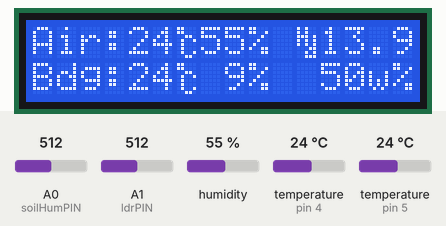
Recording of a sketch running on a simulated Arduino Uno, built with avr-gcc and run on an emulated ATmega328P. On the bench: 16×2 character LCD. Inputs (shaded band) come from the test bench; at power-on: temperature (sensors on pin 4, pin 5) 24 °C, A0 (soilHumPIN) = 512, A1 (ldrPIN) = 512, humidity 55 %. WiFi joins after 1.5 s; servers stay silent unless stated; no MQTT or app messages arrive unless stated; what the sketch prints to the serial monitor is not drawn.

Above: at 6.7 s.
6.8 s: temperature (sensor on pin 4) set to 10.4 °C
At 7.6 s:
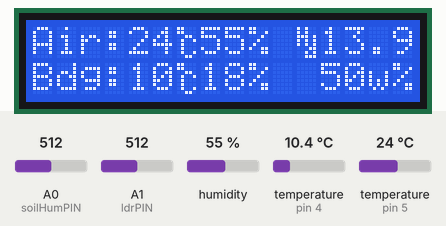
9.4 s: temperature (sensor on pin 4) set to 9.4 °C
At 13.9 s:
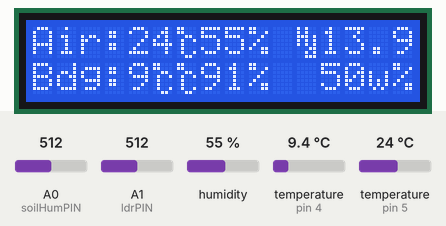
14.1 s: temperature (sensor on pin 5) set to 10.4 °C
At 16.1 s:
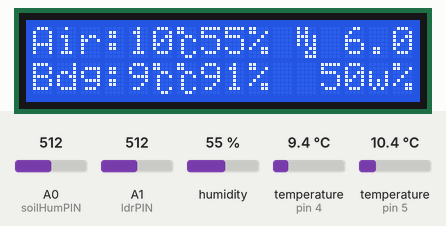
17.2 s: temperature (sensor on pin 5) set to 9.2 °C
At 18.8 s:
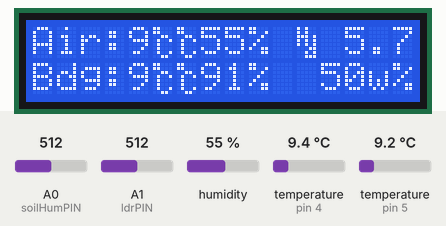
19.5 s: A0 (soilHumPIN) set to 455
At 20.9 s:
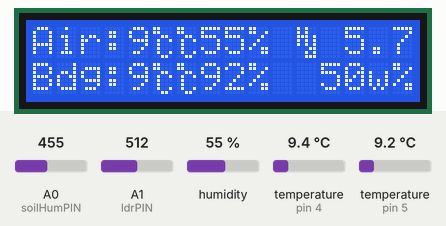
22.6 s: A0 (soilHumPIN) set to 428
At 28.0 s:
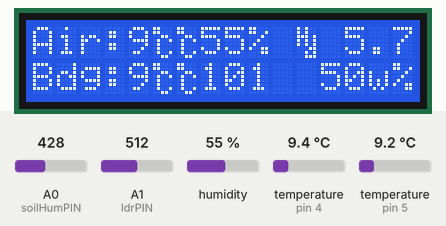
Timing chart, 0 to 29.5 s (numbered marks = the images above; inputs shaded):
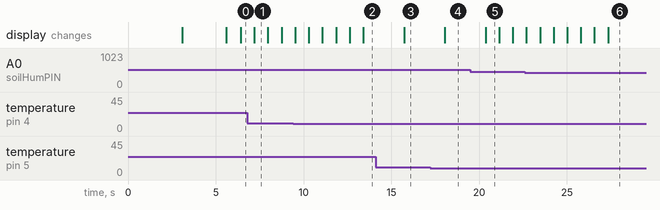

Measured:
- the behaviour switches between 10 and 9.9 °C on temperature (sensor on pin 4) (found by bisection; images 1 and 2)
- the behaviour switches between 10 and 9.9 °C on temperature (sensor on pin 5) (found by bisection; images 3 and 4)
- the behaviour switches between 443 and 442 on A0 (soilHumPIN) (found by bisection; images 5 and 6)
- after the input at 9.4 s, the display: first changes after 0.12 s (image 2 shows a later state)
- after the input at 14.1 s, the display: changes after 1.6 s (image 3)
- after the input at 17.2 s, the display: changes after 0.85 s (image 4)
- after the input at 19.5 s, the display: changes after 0.87 s (image 5)

The sketch:

TEMP_WIFI_MQTT.ino
```cpp
//ESP8266과 Arduino통신을 소프트시리얼로 이루어짐--------------------------
#include <SoftwareSerial.h>
SoftwareSerial ESPSerial(6, 7); //(RX,TX)

//ESP-01 선언부--------------------------------------------------------
#include <WiFiEsp.h>
#include <WiFiEspClient.h>
#define speed8266 9600
#define HARDWARE_RESET 8

//MQTT 이용 데이터 전송
#include <PubSubClient.h>
WiFiEspClient esp8266Client;
PubSubClient mqtt_client(esp8266Client);
/*
//CO2 센서를 위한 코드삽입 MH-Z19B---------------------------------------
//MHZ19라이브러리가 너무 광범위하고 난삽하게 작성되어서 기본만 여기에서 구현하도록 한다.
//유저는 PWM을 읽는 함수를 짜거나
//Analog input을 이용하여 유저 함수를 만드는 것이 더욱 유리하다.
#include <MHZ19pwmppm.h>
MHZ19 *mhz19_pwm = new MHZ19(CO2_pwmpin);

#define CO2_pwmpin 3
#define CO2interval 5 //5초만에 새로운 값을 읽도록 한다. 5초 동안은 그대로 이전 값을 유지한다.
#define PWM_PIN 3
#define CO2_ANALOG_PIN A3 //아날로그 핀 3번으로 CO2 데이터를 읽는다.
int CO2ppm = 0;     //CO2 센서를 위한 변수
unsigned int CO2pwm=0;
*/
byte mac[6];

/*// Blynk----------------------------------------------------------------------
//#include <BlynkSimpleStream.h>
//#define BLYNK_PRINT Serial
/* You should get Auth Token in the Blynk App.
   Go to the Project Settings (nut icon).
//char auth[] = "nUuT4bvqJiIDhVWKCm7wBI0u1a7I8UBZ";
*/

// LCD 1602A-------------------------------------------------------------------
#include <LiquidCrystal.h>
#define rs  16
#define en  9
#define d4  10
#define d5  11
#define d6  12
#define d7  13
LiquidCrystal lcd(rs, en, d4, d5, d6, d7);
byte customChar[] = {
  B11000,  B11000,  B00110,  B01001,  B01000,  B01000,  B01001,  B00110
};
byte HD[] = {
  B10100,  B10100,  B11101,  B10101,  B10101,  B00011,  B00101,  B00111
};

//수분부족분 계산
String HD_VPD;

//DHT--------------------------------------------------------------------------
#include <DHT.h>
#include <stdlib.h>
#define pinoDHT  5
int tipoDHT =  DHT22;
DHT dht(pinoDHT, tipoDHT);
int airTemp = 0;
int airHum = 0;

// DS18B20----------------------------------------------------------------------
#include <OneWire.h>
#include <DallasTemperature.h>
#define ONE_WIRE_BUS 4 // DS18B20 on pin D4
OneWire oneWire(ONE_WIRE_BUS);
DallasTemperature DS18B20(&oneWire);
int soilTemp = 0;

// LDR (Light)------------------------------------------------------------------
#define ldrPIN 1      //analog pin 1
int light = 0;
int analight = 0;

// Soil humidity----------------------------------------------------------------
#define soilHumPIN 0  //analog pin 0
int soilHum = 0;
int analHum = 0;

// Variables to be used with Actuators------------------------------------------
boolean pump = 0;
boolean lamp = 0;

int spare = 0; //Field 8
//------------------------------------------------------------------------------

String infoString = "AT+CIPSEND=133";
String dataString1;
String dataString2;
String dataString3;

//int state = STATE_IDLE; //프로그램 상태

boolean error;


// Variables to be used with timers----------------------------------------------
unsigned long writeTimingSeconds = 3; // ==> Define Sample time in seconds to send data
unsigned long startWriteTiming = 0;
unsigned long elapsedWriteTime = 0;


//함수 선언부-----------------------------------------------------------------------
String VPD(float temp, float rh);


//퀘리를 이용한 평균값---------------------------------
//이곳의 위치는 전역변수(global variables)-------------
const int querryCount = 10;
int averagesoilHum[querryCount];

/*
//CO2센서를 CO2interval 단위로 읽기위한 변수 설정----------------
unsigned long lastReadTimingCO2 = 0;
*/
unsigned int getPpmPWM(int _PIN){
  unsigned long th, tl;
  unsigned int ppm=0;

  th = (pulseIn(_PIN, HIGH,3500000)/1000);
  ppm = 2000*(th-2)/1000;
  return ppm;
}

#define ssid "FarmMain5G"
#define password "wweerrtt"

#define WIFI_SSID   "KT_GiGA_08C8"
#define WIFI_PW     "cf05zc0562"
#define MQTT_BROKER_ADDR  "172.30.1.28"
#define MQTT_BROKER_PORT  1883
#define MQTT_ID   "farmmain5g"
#define MQTT_PW   "eerrtt"
#define MQTT_USER   "NRSRY"
int status = WL_IDLE_STATUS;   // the Wifi radio's status
char publish_msg[16];

//온도 습도 보정값 ------------------------------------------------------
#define calib_soilTemp 0
#define calib_airTemp 0
#define calib_airHum 0

//토양센서 보정값
//2cm 물 깊이에서의 값 humA2
//7cm 물 깊이에서의 값 humA7
#define humA2 850
#define humA7 525

//Test situation
#define DURATION 1000

/********* Read Sensors value *************/

void readSensors(void)
{
  airTemp = dht.readTemperature() + calib_airTemp;
  airHum = dht.readHumidity()+ calib_airHum;

  DS18B20.requestTemperatures();
  soilTemp = DS18B20.getTempCByIndex(0) + calib_soilTemp ; // Sensor 0 will capture Soil Temp in Celcius
                                              // 보정값 1.5도
  analight = analogRead(ldrPIN);
  light = map(analight, 0, 1023, 0, 100); //LDRDark:0  ==> dark 100%


  /*
  토양수분을을 비선형으로 하기로 하였으니 아래 선형 코드는 무시
  analHum = analogRead(soilHumPIN);
  soilHum = map(analHum, 660, 300, 0, 100);  //건조할때 660, 물속일때 300
  */

  //토양수분율의 비선형 조사표. 이 결정은 센서버저 1.2 기준으로 작성함
  // analHum == 1000, soilHum=0, ~ analHum == 850, soilHum = 10
  // analHum == 850, soilHum=10, ~analHum == 525, soilHum = 90
  // analHum == 525, soilHum=90, ~analHum == 450, soilHum = 100
  analHum = analogRead(soilHumPIN);
  if(analHum > humA2)
    soilHum = map(analHum, 1000, humA2, 0, 10);
  else if (analHum > humA7)
    soilHum = map(analHum, humA2, humA7, 10, 90);
  else
    soilHum = map(analHum, humA7, 450, 90, 100);


  HD_VPD = VPD((float)airTemp, (float)airHum);
}


//VPD 수분부족분 계산 온도와 상대습도를 기준으로------------------------------
String VPD(float temp, float rh){
  float es;
  float HD; //humidity deficience
  String sVPD;

  es = 6.11*pow(10,(7.5*temp/(237.3+temp)));
  HD = es*(1-rh/100);
  sVPD=String(HD+0.5,1);

  return sVPD;
}

void init_MQTT_ESP01()
{
  WiFi.init(&ESPSerial);
  // check for the presence of the shield
    if (WiFi.status() == WL_NO_SHIELD) {
        Serial.println("WiFi shield not present");
    // don't continue
    while (true);
    }
  // attempt to connect to WiFi network
    while ( status != WL_CONNECTED) {
       Serial.print("Attempting to connect to WPA SSID: ");
       Serial.println(WIFI_SSID);
       // Connect to WPA/WPA2 network
       status = WiFi.begin(WIFI_SSID, WIFI_PW);
    }
  // you're connected now, so print out the data
    Serial.println("You're connected to the network");
    Serial.print("IP address: ");
    Serial.println(WiFi.localIP());
    Serial.print("MAC address = ");
    // Display MAC Address
        WiFi.macAddress(mac);
        Serial.print(mac[5],HEX);
        Serial.print(":");
        Serial.print(mac[4],HEX);
        Serial.print(":");
        Serial.print(mac[3],HEX);
        Serial.print(":");
        Serial.print(mac[2],HEX);
        Serial.print(":");
        Serial.print(mac[1],HEX);
        Serial.print(":");
        Serial.println(mac[0],HEX);

        mqtt_client.setServer(MQTT_BROKER_ADDR, MQTT_BROKER_PORT);
}

void establish_mqtt_connection(){
  if(mqtt_client.connected())
    return;
  while(!mqtt_client.connected()){
    Serial.println("Try to connect MQTT Broker");
    if(mqtt_client.connect(MQTT_ID, MQTT_USER, MQTT_PW)){
      Serial.println("Connected");
    } else {
      Serial.print("failed, rc=");
      Serial.println(mqtt_client.state());
      delay(2000);
    }
  }
}

void setup() {
//  pinMode(HARDWARE_RESET,OUTPUT); /*ESP-01 하드웨어리셋 코드*/
//  digitalWrite(HARDWARE_RESET, HIGH);

  lcd.begin(16, 2);
  lcd.createChar(0, customChar);
  lcd.createChar(1, HD);

  Serial.begin(115200);

// 센서 초기화부분-------------------------------------------
  DS18B20.begin();
  dht.begin();
  //mhz19_pwm->setAutoCalibration(false);

  lcd.setCursor(0, 0);
  lcd.print("Resetting ESP01");
  lcd.setCursor(0, 1);
  lcd.print("MH-Z19 warming:");
  delay(3000);
  lcd.setCursor(7,1); //lcd.print(mhz19_pwm->getStatus()); lcd.print("        ");


//2021.8. ESP01 소켓사용으로 인하여 하드웨어 리셋 불가능. AT 커멘드로 대체
//  EspHardwareReset(); //Reset do Modulo WiFi
  Serial.println("**Ready to start...**");
  lcd.clear();
  lcd.setCursor(0, 0);
  lcd.print("**Ready to start...**");
  delay (1000);

//MQTT 초기화부분----------------------------------------------------
    ESPSerial.begin(speed8266); //ESP-01모듈과 UART 시리얼 연결
    init_MQTT_ESP01();
//-----------------------------------------------------------------

  lcd.setCursor(0, 0);
  lcd.print("Air:");
  lcd.setCursor(0, 1);
  lcd.print("Bdg:");

  startWriteTiming = millis(); // starting the "program clock"

}

void loop(){

  unsigned long elapsedReadingTimeCO2;

  establish_mqtt_connection();
  mqtt_client.loop();

  elapsedWriteTime = millis()-startWriteTiming;
//  elapsedReadingTimeCO2 = millis()-lastReadTimingCO2;
  readSensors();

/*
  //CO2 Sensor Reading during CO2interval
  if(elapsedReadingTimeCO2 > (CO2interval*1000)){
    // CO2 센서를 더이상 멤버 함수로 쓰지 않고 외부 함수로 돌려서 쓰도록 함
    // 이유. 아날로그 핀처럼 그냥 pulseIn함수로 유저 프로그램 위에서 쓰는 것이 더 가벼움
    // CO2ppm = mhz19_pwm->getPpmPwm();
    CO2pwm = getPpmPWM(PWM_PIN);
    lastReadTimingCO2;
  }
*/

//soilhumidity의 평균값 계산---------------------------------------------
  for(int i = 0; i < querryCount-1 ; i++){
    averagesoilHum[i] = averagesoilHum[i+1];
  }
  averagesoilHum[querryCount-1] = soilHum;

  for(int i = 1; i < querryCount ; i++) {
    averagesoilHum[0] += averagesoilHum[i];
  }
  averagesoilHum[0] = averagesoilHum[0]/querryCount;
//---------------------------------------------------------------------


  Serial.print("Air Temp:");  Serial.print(airTemp);
  Serial.print("\tAir Humi:");  Serial.print(airHum);
  Serial.print("\tSoil Tem:");  Serial.print(soilTemp);
  Serial.print("\tSoil Hum:");  Serial.print(soilHum); Serial.print("\t"); Serial.print(analHum);
  Serial.print("\tAvr SHum:");  Serial.print(averagesoilHum[0]);
  Serial.print("\tVPD:"); Serial.print(HD_VPD);
  Serial.print("\tLight   :");  Serial.print(light); Serial.print("\t"); Serial.print(analight);
//  Serial.print("\tCO2:"); Serial.print(CO2pwm); Serial.print("\tanalog:"); Serial.print(analogRead(CO2_ANALOG_PIN));
//  Serial.print("\tConversion:");  Serial.print((analogRead(CO2_ANALOG_PIN)-82)*2000/328);
  Serial.println("");

//print LCD----------------------------------------------------------
  //for airTemp
  lcd.setCursor(4, 0);
  lcd.print(airTemp);   lcd.write(byte(0));
  //for airHum
  if(airHum < 10) {lcd.setCursor(8, 0);} else {lcd.setCursor(7, 0);}
  lcd.print(airHum);    lcd.print("% ");
  //for soilTemp
  lcd.setCursor(4, 1);
  lcd.print(soilTemp);  lcd.write(byte(0));
  //for soilHum
  if(averagesoilHum[0] < 10) {lcd.setCursor(7,1); lcd.print(" "); lcd.setCursor(8,1);} else {lcd.setCursor(7, 1);}
  lcd.print(averagesoilHum[0]);   lcd.print("% ");
  //for VPD
  lcd.setCursor(11,0); lcd.write(byte(1));
  if(HD_VPD.length()>= 4) {lcd.setCursor(12,0);} else {lcd.setCursor(12,0); lcd.print(" "); lcd.setCursor(13,0);}
  lcd.print(HD_VPD);
    lcd.setCursor(10,1); lcd.print("  ");
    lcd.setCursor(12,1);
    if(light < 10) {lcd.print(" ");} lcd.print(light); lcd.setCursor(14,1); lcd.print("w%");
/*
  //for light and CO2 Alternative
  if((millis()/5000)%2 == 0){
    lcd.setCursor(10,1); lcd.print("  ");
    lcd.setCursor(12,1);
    if(light < 10) {lcd.print(" ");} lcd.print(light); lcd.setCursor(14,1); lcd.print("w%");
  } else{
    lcd.setCursor(10,1); lcd.print("       ");lcd.setCursor(10,1);
    lcd.print(CO2pwm); lcd.print("ppm");
  }
*/
  if (elapsedWriteTime > (writeTimingSeconds*DURATION))
  {
    sprintf(publish_msg, "%d", airTemp);
    mqtt_client.publish("nursery/airTemp", publish_msg);

    sprintf(publish_msg, "%d", airHum);
    mqtt_client.publish("nursery/airHum", publish_msg);

    sprintf(publish_msg, "%d", soilTemp);
    mqtt_client.publish("nursery/soilTemp", publish_msg);

    sprintf(publish_msg, "%d", averagesoilHum[0]);
    mqtt_client.publish("nursery/soilHum", publish_msg);

    sprintf(publish_msg, "%s", HD_VPD.c_str());
    mqtt_client.publish("nursery/hd", publish_msg);

    sprintf(publish_msg, "%d", light);
    mqtt_client.publish("nursery/light", publish_msg);

    startWriteTiming = millis();
  }
}
```
